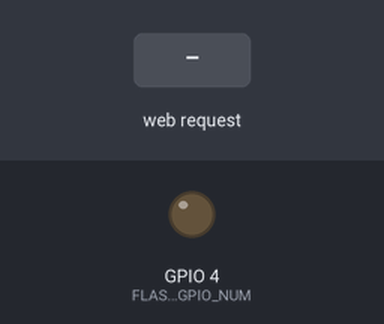
Simulated run of this sketch. Board: ESP32. Shown: output pins drawn as LEDs (lit = HIGH). The test bench sets the inputs (shaded band). WiFi joins after 1.5 s; servers stay silent unless stated; storage starts empty; the camera gives no picture; what the sketch prints to the serial monitor is not drawn.

Above: at 4.0 s.
4.1 s: HTTP request GET /capture received
Timing chart, 0 to 7.1 s (numbered marks = the images above; inputs shaded):
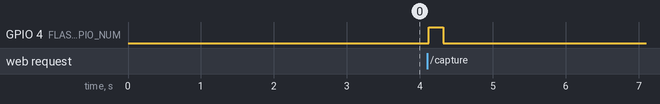

The sketch:

main.ino
```cpp
#include "WiFi.h"
#include "esp_camera.h"
#include "esp_timer.h"
#include "img_converters.h"
#include "Arduino.h"
#include "soc/soc.h"           // Disable brownour problems
#include "soc/rtc_cntl_reg.h"  // Disable brownour problems
#include "driver/rtc_io.h"
#include <ESPAsyncWebServer.h>
#include <SPIFFS.h>
#include <FS.h>

// Replace with your network credentials
const char* ssid = "Xiaomi_AE65";
const char* password = "012345678";

// Create AsyncWebServer object on port 80
AsyncWebServer server(80);

boolean takeNewPhoto = false;

// Photo File Name to save in SPIFFS
#define FILE_PHOTO "/photo.jpg"

// OV2640 camera module pins (CAMERA_MODEL_AI_THINKER)
#define FLASH_GPIO_NUM 4
#define PWDN_GPIO_NUM     32
#define RESET_GPIO_NUM    -1
#define XCLK_GPIO_NUM      0
#define SIOD_GPIO_NUM     26
#define SIOC_GPIO_NUM     27
#define Y9_GPIO_NUM       35
#define Y8_GPIO_NUM       34
#define Y7_GPIO_NUM       39
#define Y6_GPIO_NUM       36
#define Y5_GPIO_NUM       21
#define Y4_GPIO_NUM       19
#define Y3_GPIO_NUM       18
#define Y2_GPIO_NUM        5
#define VSYNC_GPIO_NUM    25
#define HREF_GPIO_NUM     23
#define PCLK_GPIO_NUM     22

const char index_html[] PROGMEM = R"rawliteral(
<!DOCTYPE HTML><html>
<head>
  <meta name="viewport" content="width=device-width, initial-scale=1">
  <style>
    body { text-align:center; }
    .vert { margin-bottom: 10%; }
    .hori{ margin-bottom: 0%; }
  </style>
</head>
<body>
  <div id="container">
    <h2>ESP32-CAM Last Photo</h2>
    <p>It might take more than 5 seconds to capture a photo.</p>
    <p>
      <!--<button onclick="rotatePhoto();">ROTATE</button>-->
      <button onclick="capturePhoto()">CAPTURE PHOTO</button>
      <!--<button onclick="location.reload();">REFRESH PAGE</button>-->
    </p>
  </div>
  <div><img src="saved-photo" id="photo" width="200" style="max-width 150px;"></div>

  <div id="alert-message"><div>
</body>
<script>
  var deg = 0;
  const API_VALID_SERVICE = 'http://127.0.0.1:5000';

  async function capturePhoto() {
    try {
        let response = await fetch("/capture", { method: "GET" });

        if (!response.ok) {
            throw new Error(`Error ${response.status}: ${response.statusText}`);
        }

        setTimeout(async () => {
          await getPhoto();
        }, 6000)
    } catch (error) {
        console.error("Error al capturar la foto:", error);
    }
  }

  async function validateImage(imageBlob) {
    try {
      let formData = new FormData();
      formData.append("file", imageBlob, "photo.jpg");

      let response = await fetch(`${API_VALID_SERVICE}/upload`, {
        method: 'POST',
        body: formData
      });

      if (!response.ok) {
        throw new Error(`Error ${response.status}: ${response.statusText}`);
      }

      const responseData = await response.json();

      document.getElementById("alert-message").innerHTML = responseData.message;
    } catch(error) {
      console.log('error :', error);

      document.getElementById("alert-message").innerHTML = error.message;
    }
  }

  async function request(url, method = "GET", data = null, headers = { "Content-Type": "application/json" }) {
    try {
        let options = {
            method,
            headers,
        };

        if (data) {
            options.body = JSON.stringify(data);
        }

        let response = await fetch(url, options);

        if (!response.ok) {
            throw new Error(`Error ${response.status}: ${response.statusText}`);
        }

        let contentType = response.headers.get("Content-Type");

        if (contentType.includes("application/json")) {
          return await response.json();
        } else if (contentType.includes("image")) {
          return await response.blob();
        } else {
          return await response.text();
        }
    } catch (error) {
        console.error("Error en la solicitud:", error);
        return null;
    }
  }

  async function getPhoto() {
    let imageBlob = await request("/saved-photo", 'GET', null, {
      "Accept": "image/jpeg"
    });

    console.log(imageBlob);

    if (imageBlob) {
      await validateImage(imageBlob);

      let imageUrl = URL.createObjectURL(imageBlob);

      document.getElementById("photo").src = imageUrl;
    } else {
      console.error("No se pudo obtener la imagen");
    }
  }

  function rotatePhoto() {
    var img = document.getElementById("photo");
    deg += 90;
    if(isOdd(deg/90)){ document.getElementById("container").className = "vert"; }
    else{ document.getElementById("container").className = "hori"; }
    img.style.transform = "rotate(" + deg + "deg)";
  }

  function isOdd(n) { return Math.abs(n % 2) == 1; }
</script>
</html>)rawliteral";

void setup() {
  // Serial port for debugging purposes
  Serial.begin(115200);

  // Connect to Wi-Fi
  WiFi.begin(ssid, password);
  while (WiFi.status() != WL_CONNECTED) {
    delay(1000);
    Serial.println("Connecting to WiFi...");
  }
  if (!SPIFFS.begin(true)) {
    Serial.println("An Error has occurred while mounting SPIFFS");
    ESP.restart();
  }
  else {
    delay(500);
    Serial.println("SPIFFS mounted successfully");
  }

  // Print ESP32 Local IP Address
  Serial.print("IP Address: http://");
  Serial.println(WiFi.localIP());

  // Turn-off the 'brownout detector'
  WRITE_PERI_REG(RTC_CNTL_BROWN_OUT_REG, 0);

  // OV2640 camera module
  camera_config_t config;
  config.ledc_channel = LEDC_CHANNEL_0;
  config.ledc_timer = LEDC_TIMER_0;
  config.pin_d0 = Y2_GPIO_NUM;
  config.pin_d1 = Y3_GPIO_NUM;
  config.pin_d2 = Y4_GPIO_NUM;
  config.pin_d3 = Y5_GPIO_NUM;
  config.pin_d4 = Y6_GPIO_NUM;
  config.pin_d5 = Y7_GPIO_NUM;
  config.pin_d6 = Y8_GPIO_NUM;
  config.pin_d7 = Y9_GPIO_NUM;
  config.pin_xclk = XCLK_GPIO_NUM;
  config.pin_pclk = PCLK_GPIO_NUM;
  config.pin_vsync = VSYNC_GPIO_NUM;
  config.pin_href = HREF_GPIO_NUM;
  config.pin_sccb_sda = SIOD_GPIO_NUM;
  config.pin_sccb_scl = SIOC_GPIO_NUM;
  config.pin_pwdn = PWDN_GPIO_NUM;
  config.pin_reset = RESET_GPIO_NUM;
  config.xclk_freq_hz = 20000000;
  config.pixel_format = PIXFORMAT_JPEG;

  if (psramFound()) {
    config.frame_size = FRAMESIZE_UXGA;
    config.jpeg_quality = 10;
    config.fb_count = 2;
  } else {
    config.frame_size = FRAMESIZE_SVGA;
    config.jpeg_quality = 12;
    config.fb_count = 1;
  }
  // Camera init
  esp_err_t err = esp_camera_init(&config);
  if (err != ESP_OK) {
    Serial.printf("Camera init failed with error 0x%x", err);
    ESP.restart();
  }

  // Route for root / web page
  server.on("/", HTTP_GET, [](AsyncWebServerRequest * request) {
    request->send(200, "text/html", index_html);
  });

  server.on("/capture", HTTP_GET, [](AsyncWebServerRequest * request) {
    pinMode(FLASH_GPIO_NUM, OUTPUT);

    digitalWrite(FLASH_GPIO_NUM, HIGH);
    delay(200);
    digitalWrite(FLASH_GPIO_NUM, LOW);

    takeNewPhoto = true;
    request->send(200, "text/plain", "Taking Photo");
  });

  server.on("/saved-photo", HTTP_GET, [](AsyncWebServerRequest * request) {
    request->send(SPIFFS, FILE_PHOTO, "image/jpg", false);
  });

  // Start server
  server.begin();

}

void loop() {
  if (takeNewPhoto) {
    capturePhotoSaveSpiffs();
    takeNewPhoto = false;
  }
  delay(1);
}

// Check if photo capture was successful
bool checkPhoto( fs::FS &fs ) {
  File f_pic = fs.open( FILE_PHOTO );
  unsigned int pic_sz = f_pic.size();
  return ( pic_sz > 100 );
}

// Capture Photo and Save it to SPIFFS
void capturePhotoSaveSpiffs( void ) {
  camera_fb_t * fb = NULL; // pointer
  bool ok = 0; // Boolean indicating if the picture has been taken correctly

  do {
    // Take a photo with the camera
    Serial.println("Taking a photo...");

    fb = esp_camera_fb_get();
    if (!fb) {
      Serial.println("Camera capture failed");
      return;
    }

    // Photo file name
    Serial.printf("Picture file name: %s\n", FILE_PHOTO);
    File file = SPIFFS.open(FILE_PHOTO, FILE_WRITE);

    // Insert the data in the photo file
    if (!file) {
      Serial.println("Failed to open file in writing mode");
    }
    else {
      file.write(fb->buf, fb->len); // payload (image), payload length
      Serial.print("The picture has been saved in ");
      Serial.print(FILE_PHOTO);
      Serial.print(" - Size: ");
      Serial.print(file.size());
      Serial.println(" bytes");
    }
    // Close the file
    file.close();
    esp_camera_fb_return(fb);

    // check if file has been correctly saved in SPIFFS
    ok = checkPhoto(SPIFFS);
  } while ( !ok );
}
```

Measured:
- after the input at 4.1 s, GPIO 4 (FLASH_GPIO_NUM): LOW → HIGH at once, → LOW 0.20 s later
